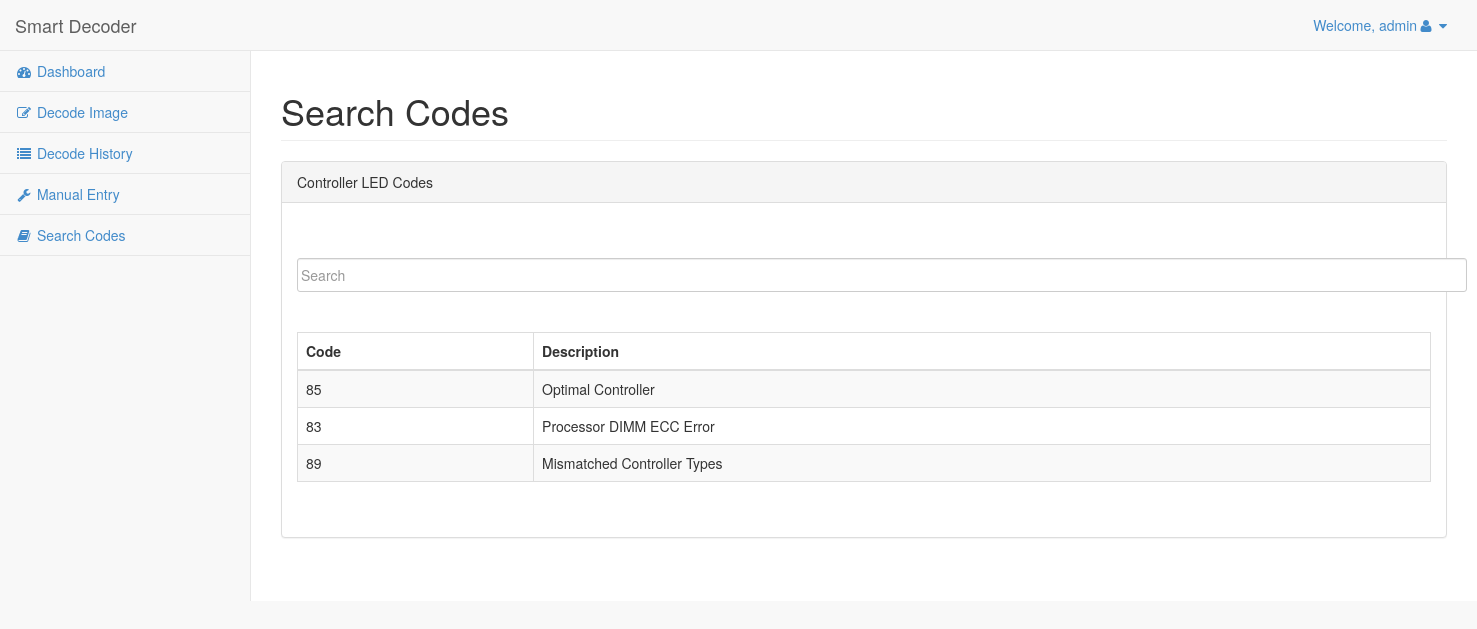
Page /app/index.php?pg=search_codes (signed in) on the committed database.
### tables this page shows
CREATE TABLE IF NOT EXISTS `settingsconfig` (
  `sc_id` int(10) NOT NULL AUTO_INCREMENT,
  `sc_site_title` varchar(255) NOT NULL,
  `sc_last_updated` datetime NOT NULL,
  PRIMARY KEY (`sc_id`)
);

CREATE TABLE IF NOT EXISTS `codes` (
  `code_id` bigint(10) NOT NULL AUTO_INCREMENT,
  `code_value` text NOT NULL,
  `code_desc` text NOT NULL,
  `created_at` datetime NOT NULL,
  `updated_at` timestamp NOT NULL DEFAULT CURRENT_TIMESTAMP ON UPDATE CURRENT_TIMESTAMP,
  PRIMARY KEY (`code_id`)
);

### app/lib/lib.dbConnection.php (called while the page is built, shortened)
<?php
class dbConnection{
	private $host=DB_HOST;
	private $user=DB_USER;
	private $pass=DB_PASSWORD;
	private $lnk;
	function dbConnection(){
		return $this;
	}
	function connect(){
		$this->lnk=mysql_connect($this->host,$this->user,$this->pass);
		return $this->lnk;
	}
	function fireQuery($query,$type="select",$result_type=MYSQL_BOTH){
		$this->result=mysql_query($query,$this->lnk);
		if($this->result){
			if($type=="select"){
				$this->result = $this->makeRowSet($this->result,$result_type);
				if($this->result){
					return $this->result;
				}else{
					return false;
				}
			}elseif($type=="config"){
				return $this->configRow($this->result);
			}elseif($type=="insert"){
				return mysql_insert_id($this->lnk);
			}else{
				return true;
			}
		}else{
			return false;
		}
	}
	function makeRowSet($result,$result_type=MYSQL_BOTH){
		$dataRowSet=array();
		if(mysql_num_rows($result)>0){
			while($row=mysql_fetch_array($result,$result_type)){
				array_push($dataRowSet,$row);
			}
		}else{
			$dataRowSet=NULL;
		}
		return $dataRowSet;
	}
}
?>

### app/config/constants.inc.php (called while the page is built, shortened)
<?php
$dbObj = new dbConnection();
$scQry="select * from settingsconfig where sc_id=1";
$scRes=$dbObj->fireQuery($scQry);
if(isset($scRes) && count($scRes)>0 && $scRes!=false)
{
	$sc_site_title=$scRes[0]['sc_site_title'];
}
?>

### app/index.php (the view, shortened to what this page needs)
<?php
include_once("lib/lib.dbConnection.php");
include_once("config/constants.inc.php");
$page = "";
if(isset($_GET['pg']) && strlen($_GET['pg'])>0 )
{
	$page=$_GET['pg'];
}
else
{
	$page="default";
}
?>
<!DOCTYPE html>
<html>
<head>
    <link href="css/bootstrap.min.css" rel="stylesheet">
    <link href="font-awesome/css/font-awesome.css" rel="stylesheet">
    <link href="css/sb-admin.css" rel="stylesheet">
	<link href="css/style.css" rel="stylesheet">
    <link href="css/bootstrap_switch/bootstrap3/bootstrap-switch.css" rel="stylesheet">
	<link href="css/pnotify/pnotify.custom.min.css" rel="stylesheet">
</head>
<body>
<?php
if($page=="login")
{
?>
<?php
	include_once("actions.php");
?>
<?php
}else{
?>
<div id="wrapper">
    <nav class="navbar navbar-default navbar-static-top" role="navigation" style="margin-bottom: 0">
        <div class="navbar-header">
            <a class="navbar-brand" href="<?php echo HOME_PAGE; ?>?pg=dashboard"><?php echo $sc_site_title; ?></a>
        </div>
<ul class="nav navbar-top-links navbar-right">
                <li class="dropdown">
                    <a class="dropdown-toggle" data-toggle="dropdown" href="#">
                        Welcome, <?php echo $_SESSION['username']; ?><i class="fa fa-user fa-fw"></i>  <i class="fa fa-caret-down"></i>
                    </a>
                </li>
            </ul>
    </nav>
    <nav class="navbar-default navbar-static-side" role="navigation">
        <div class="sidebar-collapse">
            <ul class="nav" id="side-menu">
                <li>
                    <a href="<?php echo HOME_PAGE; ?>?pg=dashboard"><i class="fa fa-dashboard fa-fw"></i>&nbsp;Dashboard</a>
                </li>
                <li>
                    <a href="<?php echo HOME_PAGE; ?>?pg=decode_image"><i class="fa fa-edit fa-fw"></i>&nbsp;Decode Image</a>
                </li>
				<li>
                    <a href="<?php echo HOME_PAGE; ?>?pg=decode_history"><i class="fa fa-list fa-fw"></i>&nbsp;Decode History</a>
                </li>
                <li>
                    <a href="<?php echo HOME_PAGE; ?>?pg=manual_entry"><i class="fa fa-wrench fa-fw"></i>&nbsp;Manual Entry</a>
                </li>
				<li>
                    <a href="<?php echo HOME_PAGE; ?>?pg=search_codes"><i class="fa fa-book fa-fw"></i>&nbsp;Search Codes</a>
                </li>
            </ul>
        </div>
    </nav>
<div id="page-wrapper">
<?php
	include_once("actions.php");
?>
</div>
</div>
<?php
}
?>
</body>
</html>

### app/pages/search_codes.php (shortened to what this page needs)
<?php
$searchQry = "";
$codesQry="SELECT * FROM codes ".$searchQry." ORDER BY code_id ASC";
$codesRes=$dbObj->fireQuery($codesQry);
?>
<div class="row">
    <div class="col-lg-12">
        <h1 class="page-header">Search Codes</h1>
    </div>
</div>
<div class="row">
    <div class="col-lg-12">
        <div class="panel panel-default">
        	<div class="panel-heading">
                Controller LED Codes
            </div>
            <div class="panel-body">
                <div class="row">
                    <div class="col-lg-12">
							<div class="container">
								<div class="row">
									   <div id="custom-search-input">
														<div class="input-group col-md-12">
														<form role="form" id="searchForm" method="GET" action="" >
															<input type="text" class="search-query form-control" placeholder="Search" name="search" id="search" />
														</form>
														</div>
													</div>
								</div>
							</div>
							<br/><br/>
                            <table class="table table-striped table-bordered table-hover" style="margin-bottom:0px;">
                            <thead>
                                <tr>
                                <th>Code</th>
                                <th>Description</th>
                              	</tr>
                            </thead>
                            <tbody>
                            <?php
							if(isset($codesRes) && $codesRes!=false && count($codesRes)>0)
							{
								for($k=0;$k<count($codesRes);$k++)
								{
							?>
                              <tr>
                                <td><?php echo htmlentities($codesRes[$k]['code_value']); ?></td>
                                <td><?php echo htmlentities($codesRes[$k]['code_desc']); ?></td>
                              </tr>
							<?php
								}
							}
							else
							{
							?>
                            <tr>
                                <td colspan="5" style="text-align:center">No Data Available</td>
                             </tr>
                            <?php
							}
							?>
                              </tbody>
                          </table>
						  <br/><br/>
                    </div>
                </div>
            </div>
        </div>
    </div>
</div>

### app/css/sb-admin.css (style rules this page uses)
body { background-color: #f8f8f8; }
#wrapper { width: 100%; }
#page-wrapper { padding: 0 15px; min-height: 568px; background-color: #fff; }
@media (min-width:768px) { #page-wrapper { position: inherit; margin: 0 0 0 250px; padding: 0 30px; min-height: 550px; border-left: 1px solid #e7e7e7; } }
.navbar-static-side ul li { border-bottom: 1px solid #e7e7e7; }
.navbar-top-links li { display: inline-block; }
.navbar-top-links li:last-child { margin-right: 15px; }
.navbar-top-links li a { padding: 15px; min-height: 50px; }
@media (min-width:768px) { .navbar-static-side { z-index: 1; position: absolute; width: 250px; } }

### app/css/style.css (style rules this page uses)
.container { margin-top:20px; }
#custom-search-input { margin:0; margin-top: 10px; padding: 0; }
#custom-search-input .search-query { padding-right: 3px; padding-right: 4px \9; padding-left: 3px; padding-left: 4px \9; margin-bottom: 0; -webkit-border-radius: 3px; -moz-border-radius: 3px; border-radius: 3px; }

### rows in the picture
settingsconfig: sc_site_title "Smart Decoder"
codes: code_value "85", code_desc "Optimal Controller"
codes: code_value "83", code_desc "Processor DIMM ECC Error"
codes: code_value "89", code_desc "Mismatched Controller Types"

### other values in the picture
$_SESSION['username'] "admin"
